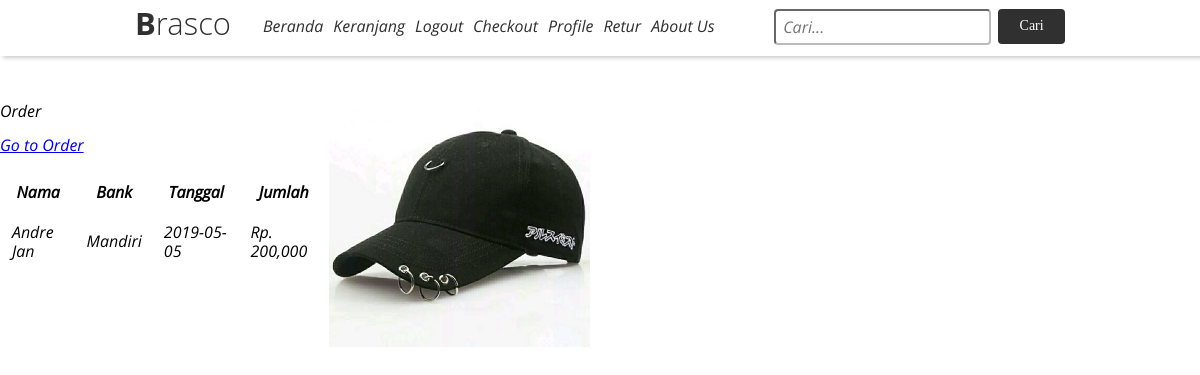
/user/lihatpembayaran.php?id=13 (signed in), run on the app's committed database.
### tables this page shows
CREATE TABLE `pembayaran` (
  `id_pembayaran` int(11) NOT NULL,
  `id_transaksi` int(11) NOT NULL,
  `nama` varchar(100) NOT NULL,
  `bank` varchar(100) NOT NULL,
  `jumlah` int(11) NOT NULL,
  `tanggal` date NOT NULL,
  `bukti` varchar(100) NOT NULL
);

### user/lihatpembayaran.php (the view, shortened to what this page needs)
<?php
include('../user/koneksi.php');
$id_transaksi = $_GET["id"];
$ambil = $koneksi->query("SELECT * FROM pembayaran
    LEFT JOIN transaksi ON pembayaran.id_transaksi=transaksi.id_transaksi WHERE transaksi.id_transaksi='$id_transaksi'");
$detbay = $ambil->fetch_assoc();
?>
<!DOCTYPE html>
<html>
<head>
    <link rel="stylesheet" type="text/css" media="screen" href="../css/reset.css">
    <link rel="stylesheet" type="text/css" media="screen" href="../css/main.css">
</head>
<body>
    <?php include_once("../user/navbar.php"); ?>
    <div class="main-container">
        <div class="dashboardadmin" style="margin-top: 0;">
            <div class="tabletable">
                <div class="heading">
                    <p class="headtext">Order</p>
                    <a href="#"><p class="linktext">Go to Order</p></a>
                </div>
                <div class="tablewrap">
                <div class="container">
                    <div class="table">
                        <table cellpadding="10">
                            <thead>
                            <tr>
                                <th>Nama</th>
                                <th>Bank</th>
                                <th>Tanggal</th>
                                <th>Jumlah</th>
                            </tr>
                            </thead>
                            <tbody>
                            <tr>
                                <td><?php echo $detbay['nama']; ?></td>
                                <td><?php echo $detbay['bank']; ?></td>
                                <td><?php echo $detbay['tanggal']; ?></td>
                                <td>Rp. <?php echo number_format($detbay['jumlah']); ?></td>
                            </tr>
                            </tbody>
                        </table>
                    </div>
            </div>
            </div>
        </div>
    </div>
    <div class="row">
    	<div class="col-md-7">
    		<div class="alert alert-info">
    			<img src="../bukti_pembayaran/<?php echo $detbay["bukti"] ?>" width="30%">
</div>
</div>
</div>
    </div>
</body>
</html>

### css/main.css (style rules this page uses)
body { font-family: 'Open Sans'; }
.main-container { display: flex; flex-direction: row; margin-top: 30px; justify-content: center; margin-bottom: 50px; }

### data on the page
pembayaran: nama "Andre Jan", bank "Mandiri", tanggal "2019-05-05", jumlah "200,000", bukti (picture)
